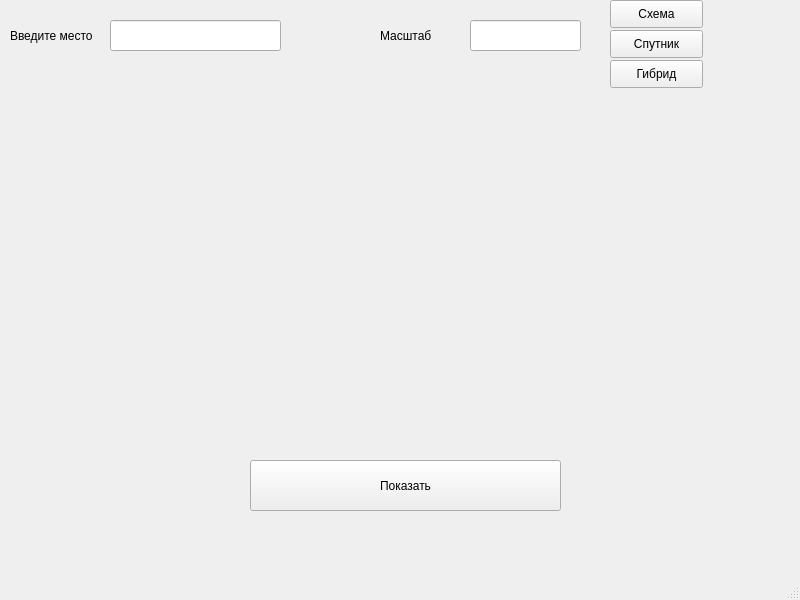
<?xml version="1.0" encoding="UTF-8"?>
<ui version="4.0">
 <class>MainWindow</class>
 <widget class="QMainWindow" name="MainWindow">
  <property name="geometry">
   <rect>
    <x>0</x>
    <y>0</y>
    <width>800</width>
    <height>600</height>
   </rect>
  </property>
  <property name="windowTitle">
   <string>MainWindow</string>
  </property>
  <widget class="QWidget" name="centralwidget">
   <widget class="QLabel" name="image">
    <property name="geometry">
     <rect>
      <x>100</x>
      <y>110</y>
      <width>611</width>
      <height>311</height>
     </rect>
    </property>
    <property name="text">
     <string/>
    </property>
   </widget>
   <widget class="QLabel" name="label_4">
    <property name="geometry">
     <rect>
      <x>380</x>
      <y>20</y>
      <width>81</width>
      <height>31</height>
     </rect>
    </property>
    <property name="text">
     <string>Масштаб</string>
    </property>
   </widget>
   <widget class="QLineEdit" name="ms">
    <property name="geometry">
     <rect>
      <x>470</x>
      <y>20</y>
      <width>111</width>
      <height>31</height>
     </rect>
    </property>
   </widget>
   <widget class="QPushButton" name="btnShow">
    <property name="geometry">
     <rect>
      <x>250</x>
      <y>460</y>
      <width>311</width>
      <height>51</height>
     </rect>
    </property>
    <property name="text">
     <string>Показать</string>
    </property>
   </widget>
   <widget class="QPushButton" name="map">
    <property name="geometry">
     <rect>
      <x>610</x>
      <y>0</y>
      <width>93</width>
      <height>28</height>
     </rect>
    </property>
    <property name="text">
     <string>Схема</string>
    </property>
   </widget>
   <widget class="QPushButton" name="sat">
    <property name="geometry">
     <rect>
      <x>610</x>
      <y>30</y>
      <width>93</width>
      <height>28</height>
     </rect>
    </property>
    <property name="text">
     <string>Спутник</string>
    </property>
   </widget>
   <widget class="QPushButton" name="hybrid">
    <property name="geometry">
     <rect>
      <x>610</x>
      <y>60</y>
      <width>93</width>
      <height>28</height>
     </rect>
    </property>
    <property name="text">
     <string>Гибрид</string>
    </property>
   </widget>
   <widget class="QLabel" name="label">
    <property name="geometry">
     <rect>
      <x>10</x>
      <y>20</y>
      <width>101</width>
      <height>31</height>
     </rect>
    </property>
    <property name="text">
     <string>Введите место</string>
    </property>
   </widget>
   <widget class="QLineEdit" name="location">
    <property name="geometry">
     <rect>
      <x>110</x>
      <y>20</y>
      <width>171</width>
      <height>31</height>
     </rect>
    </property>
   </widget>
  </widget>
  <widget class="QMenuBar" name="menubar">
   <property name="geometry">
    <rect>
     <x>0</x>
     <y>0</y>
     <width>800</width>
     <height>26</height>
    </rect>
   </property>
  </widget>
  <widget class="QStatusBar" name="statusbar"/>
 </widget>
 <resources/>
 <connections/>
</ui>
